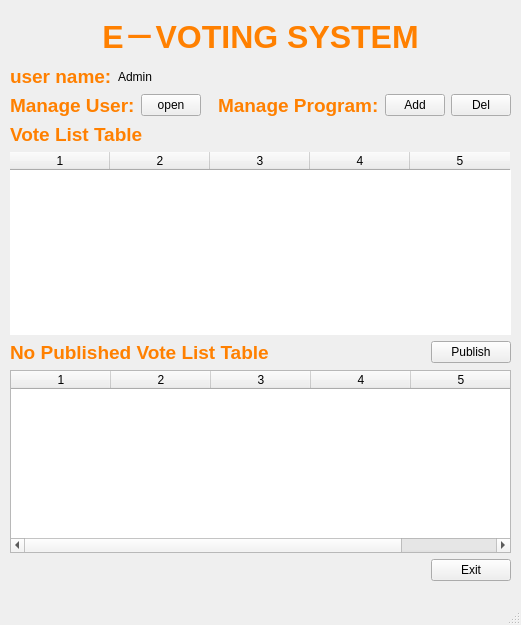
<?xml version="1.0" encoding="UTF-8"?>
<ui version="4.0">
 <class>MainWin</class>
 <widget class="QMainWindow" name="MainWin">
  <property name="geometry">
   <rect>
    <x>0</x>
    <y>0</y>
    <width>521</width>
    <height>625</height>
   </rect>
  </property>
  <property name="windowTitle">
   <string>MainWindow</string>
  </property>
  <widget class="QWidget" name="centralwidget">
   <widget class="QWidget" name="verticalLayoutWidget">
    <property name="geometry">
     <rect>
      <x>10</x>
      <y>10</y>
      <width>501</width>
      <height>571</height>
     </rect>
    </property>
    <layout class="QVBoxLayout" name="verticalLayout">
     <item>
      <widget class="QLabel" name="label">
       <property name="text">
        <string>&lt;html&gt;&lt;head/&gt;&lt;body&gt;&lt;p align=&quot;center&quot;&gt;&lt;span style=&quot; font-size:24pt; font-weight:600; color:#ff8000;&quot;&gt;E－VOTING SYSTEM&lt;/span&gt;&lt;/p&gt;&lt;/body&gt;&lt;/html&gt;</string>
       </property>
      </widget>
     </item>
     <item>
      <layout class="QHBoxLayout" name="horizontalLayout_2">
       <item>
        <widget class="QLabel" name="label_3">
         <property name="sizePolicy">
          <sizepolicy hsizetype="Fixed" vsizetype="Preferred">
           <horstretch>0</horstretch>
           <verstretch>0</verstretch>
          </sizepolicy>
         </property>
         <property name="minimumSize">
          <size>
           <width>100</width>
           <height>0</height>
          </size>
         </property>
         <property name="text">
          <string>&lt;html&gt;&lt;head/&gt;&lt;body&gt;&lt;p&gt;&lt;span style=&quot; font-size:14pt; font-weight:600; color:#ff8000;&quot;&gt;user name:&lt;/span&gt;&lt;/p&gt;&lt;/body&gt;&lt;/html&gt;</string>
         </property>
        </widget>
       </item>
       <item>
        <widget class="QLabel" name="labelUserName">
         <property name="text">
          <string>Admin</string>
         </property>
        </widget>
       </item>
      </layout>
     </item>
     <item>
      <layout class="QHBoxLayout" name="horizontalLayout">
       <item>
        <widget class="QLabel" name="label_2">
         <property name="text">
          <string>&lt;html&gt;&lt;head/&gt;&lt;body&gt;&lt;p&gt;&lt;span style=&quot; font-size:14pt; font-weight:600; color:#ff8000;&quot;&gt;Manage User:&lt;/span&gt;&lt;/p&gt;&lt;/body&gt;&lt;/html&gt;</string>
         </property>
        </widget>
       </item>
       <item>
        <widget class="QPushButton" name="pushButtonLink">
         <property name="sizePolicy">
          <sizepolicy hsizetype="Fixed" vsizetype="Fixed">
           <horstretch>0</horstretch>
           <verstretch>0</verstretch>
          </sizepolicy>
         </property>
         <property name="minimumSize">
          <size>
           <width>60</width>
           <height>0</height>
          </size>
         </property>
         <property name="maximumSize">
          <size>
           <width>60</width>
           <height>16777215</height>
          </size>
         </property>
         <property name="text">
          <string>open</string>
         </property>
        </widget>
       </item>
       <item>
        <spacer name="horizontalSpacer">
         <property name="orientation">
          <enum>Qt::Horizontal</enum>
         </property>
         <property name="sizeHint" stdset="0">
          <size>
           <width>40</width>
           <height>20</height>
          </size>
         </property>
        </spacer>
       </item>
       <item>
        <widget class="QLabel" name="label_4">
         <property name="text">
          <string>&lt;html&gt;&lt;head/&gt;&lt;body&gt;&lt;p&gt;&lt;span style=&quot; font-size:14pt; font-weight:600; color:#ff8000;&quot;&gt;Manage Program:&lt;/span&gt;&lt;/p&gt;&lt;/body&gt;&lt;/html&gt;</string>
         </property>
        </widget>
       </item>
       <item>
        <widget class="QPushButton" name="pushButtonAdd">
         <property name="sizePolicy">
          <sizepolicy hsizetype="Fixed" vsizetype="Fixed">
           <horstretch>0</horstretch>
           <verstretch>0</verstretch>
          </sizepolicy>
         </property>
         <property name="minimumSize">
          <size>
           <width>60</width>
           <height>0</height>
          </size>
         </property>
         <property name="maximumSize">
          <size>
           <width>60</width>
           <height>16777215</height>
          </size>
         </property>
         <property name="text">
          <string>Add</string>
         </property>
        </widget>
       </item>
       <item>
        <widget class="QPushButton" name="pushButtonDel">
         <property name="sizePolicy">
          <sizepolicy hsizetype="Fixed" vsizetype="Fixed">
           <horstretch>0</horstretch>
           <verstretch>0</verstretch>
          </sizepolicy>
         </property>
         <property name="minimumSize">
          <size>
           <width>60</width>
           <height>0</height>
          </size>
         </property>
         <property name="maximumSize">
          <size>
           <width>60</width>
           <height>16777215</height>
          </size>
         </property>
         <property name="text">
          <string>Del</string>
         </property>
        </widget>
       </item>
      </layout>
     </item>
     <item>
      <layout class="QHBoxLayout" name="horizontalLayout_5">
       <item>
        <widget class="QLabel" name="label_6">
         <property name="text">
          <string>&lt;html&gt;&lt;head/&gt;&lt;body&gt;&lt;p&gt;&lt;span style=&quot; font-size:14pt; font-weight:600; color:#ff8000;&quot;&gt;Vote List Table&lt;/span&gt;&lt;/p&gt;&lt;/body&gt;&lt;/html&gt;</string>
         </property>
        </widget>
       </item>
      </layout>
     </item>
     <item>
      <layout class="QHBoxLayout" name="horizontalLayout_4">
       <item>
        <widget class="QTableWidget" name="tableWidget">
         <property name="frameShape">
          <enum>QFrame::NoFrame</enum>
         </property>
         <property name="columnCount">
          <number>5</number>
         </property>
         <attribute name="verticalHeaderVisible">
          <bool>true</bool>
         </attribute>
         <column/>
         <column/>
         <column/>
         <column/>
         <column/>
        </widget>
       </item>
      </layout>
     </item>
     <item>
      <layout class="QHBoxLayout" name="horizontalLayout_6">
       <item>
        <widget class="QLabel" name="label_5">
         <property name="text">
          <string>&lt;html&gt;&lt;head/&gt;&lt;body&gt;&lt;p&gt;&lt;span style=&quot; font-size:14pt; font-weight:600; color:#ff8000;&quot;&gt;No Published Vote List Table&lt;/span&gt;&lt;/p&gt;&lt;/body&gt;&lt;/html&gt;</string>
         </property>
        </widget>
       </item>
       <item>
        <widget class="QPushButton" name="pushButtonPublish">
         <property name="minimumSize">
          <size>
           <width>80</width>
           <height>0</height>
          </size>
         </property>
         <property name="maximumSize">
          <size>
           <width>60</width>
           <height>16777215</height>
          </size>
         </property>
         <property name="text">
          <string>Publish</string>
         </property>
        </widget>
       </item>
      </layout>
     </item>
     <item>
      <widget class="QTableWidget" name="tableWidgetNoPublish">
       <property name="columnCount">
        <number>5</number>
       </property>
       <column/>
       <column/>
       <column/>
       <column/>
       <column/>
      </widget>
     </item>
     <item>
      <layout class="QHBoxLayout" name="horizontalLayout_3">
       <item>
        <spacer name="horizontalSpacer_2">
         <property name="orientation">
          <enum>Qt::Horizontal</enum>
         </property>
         <property name="sizeHint" stdset="0">
          <size>
           <width>40</width>
           <height>20</height>
          </size>
         </property>
        </spacer>
       </item>
       <item>
        <widget class="QPushButton" name="pushButtonExit">
         <property name="sizePolicy">
          <sizepolicy hsizetype="Fixed" vsizetype="Fixed">
           <horstretch>0</horstretch>
           <verstretch>0</verstretch>
          </sizepolicy>
         </property>
         <property name="minimumSize">
          <size>
           <width>80</width>
           <height>0</height>
          </size>
         </property>
         <property name="text">
          <string>Exit</string>
         </property>
        </widget>
       </item>
      </layout>
     </item>
    </layout>
   </widget>
  </widget>
  <widget class="QMenuBar" name="menubar">
   <property name="geometry">
    <rect>
     <x>0</x>
     <y>0</y>
     <width>521</width>
     <height>22</height>
    </rect>
   </property>
  </widget>
  <widget class="QStatusBar" name="statusbar"/>
 </widget>
 <resources/>
 <connections/>
</ui>
